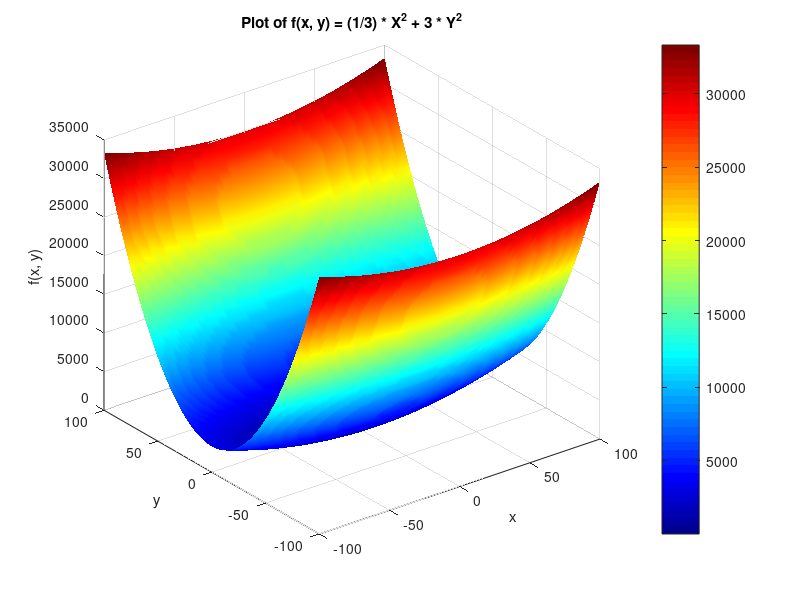

Source code (MATLAB):
% Define the range for x and y
x = linspace(-100, 100, 100); % 100 points between -3 and 3
y = linspace(-100, 100, 100);

% Create a meshgrid for x and y
[X, Y] = meshgrid(x, y);

% Define the function f(x, y)
Z = (1/3) .* X.^2 + 3 .* Y.^2;

% Create a 3D surface plot
figure;
surf(X, Y, Z);

% Add labels and title
xlabel('x');
ylabel('y');
zlabel('f(x, y)');
title('Plot of f(x, y) = (1/3) * X^2 + 3 * Y^2');

% Improve visualization
shading interp; % Smooth color transition
colormap jet; % Use a colorful colormap
colorbar; % Show color scale
grid on;